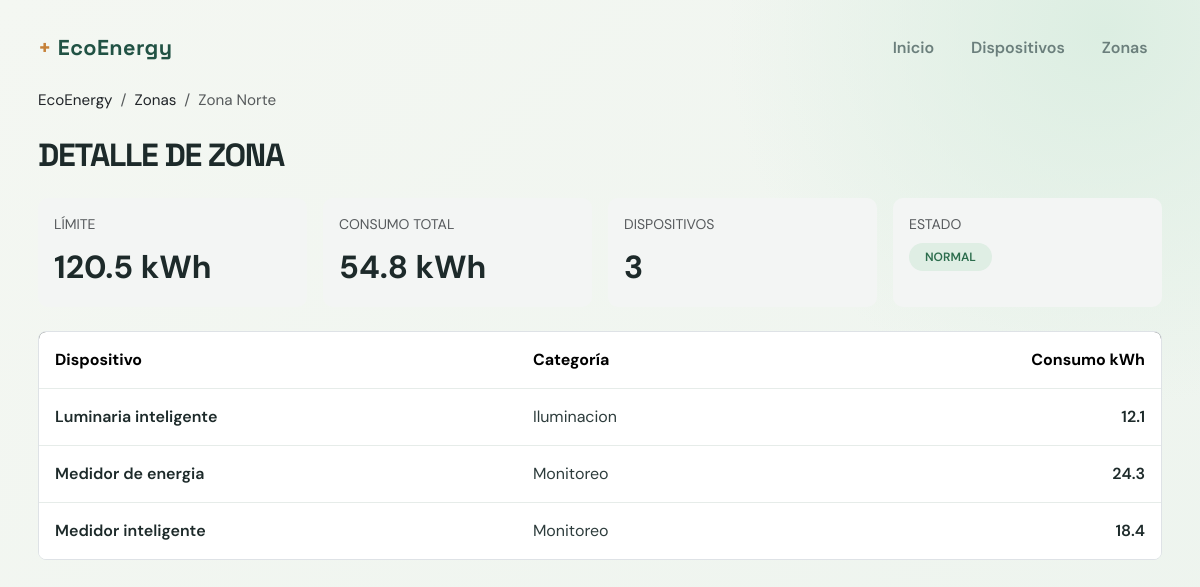
Screenshot of /zonas/1/ with the database file from the repository.
### dispositivos/models.py (models this page shows, shortened)
class BaseModel(models.Model):
	created_at = models.DateTimeField(auto_now_add=True)
	updated_at = models.DateTimeField(auto_now=True)
	deleted_at = models.DateTimeField(null=True, blank=True)
	class Meta:
		abstract = True

class Zone(BaseModel):
	organization = models.ForeignKey(
		"Organization",
		on_delete=models.PROTECT,
		related_name="zones",
	)
	name = models.CharField(max_length=100)
	limit_kwh = models.DecimalField(max_digits=10, decimal_places=2, default=0)
	is_active = models.BooleanField(default=True)
	class Meta:
		ordering = ("organization__legal_name", "name")
		verbose_name = "zone"
		verbose_name_plural = "zones"
		constraints = [
			models.UniqueConstraint(
				fields=("organization", "name"),
				name="unique_zone_name_per_organization",
			)
		]

class Device(BaseModel):
	STATUS_ACTIVE = "active"
	STATUS_MAINTENANCE = "maintenance"
	STATUS_RETIRED = "retired"
	STATUS_CHOICES = (
		(STATUS_ACTIVE, "Active"),
		(STATUS_MAINTENANCE, "Maintenance"),
		(STATUS_RETIRED, "Retired"),
	)
	name = models.CharField(max_length=120)
	organization = models.ForeignKey(
		"Organization",
		on_delete=models.PROTECT,
		related_name="devices",
	)
	serial_number = models.CharField(max_length=80, unique=True, null=True, blank=True)
	category = models.ForeignKey(
		Category,
		on_delete=models.PROTECT,
		related_name="devices",
	)
	zone = models.ForeignKey(
		Zone,
		on_delete=models.PROTECT,
		related_name="devices",
	)
	status = models.CharField(max_length=20, choices=STATUS_CHOICES, default=STATUS_ACTIVE)
	consumption_kwh = models.DecimalField(max_digits=10, decimal_places=2, default=0)
	class Meta:
		ordering = ("name",)
		verbose_name = "device"
		verbose_name_plural = "devices"
		indexes = [models.Index(fields=("organization", "status"))]

class Category(BaseModel):
	name = models.CharField(max_length=100, unique=True)
	description = models.TextField(blank=True)
	is_active = models.BooleanField(default=True)
	class Meta:
		ordering = ("name",)
		verbose_name = "category"
		verbose_name_plural = "categories"

### dispositivos/views.py (the view)
# urls.py: path("zonas/<int:zona_id>/", views.zona_detalle, name="zona_detalle"),
def zona_detalle(request, zona_id):
    detalle = obtener_zona_detalle(zona_id, _organization_id(request))
    if detalle is None:
        raise Http404("Zona no encontrada")
    return render(request, "dispositivos/zona_detalle.html", detalle)

### dispositivos/views.py (called while the page is built)
def _organization_id(request):
    if request.user.is_authenticated:
        profile = getattr(request.user, "profile", None)
        return profile.organization_id if profile else None
    return None

### templates/dispositivos/zona_detalle.html (shortened to what this page needs)
{% extends "base.html" %}
{% block content %}
<div class="container-fluid px-0">
    <nav aria-label="breadcrumb" class="mb-4">
        <ol class="breadcrumb mb-0" style="font-size: 0.95rem; color: #3a4a4a;">
            <li class="breadcrumb-item"><a href="{% url 'dispositivos:inicio' %}" class="text-decoration-none text-dark">EcoEnergy</a></li>
            <li class="breadcrumb-item"><a href="{% url 'dispositivos:zonas' %}" class="text-decoration-none text-dark">Zonas</a></li>
            <li class="breadcrumb-item active" aria-current="page">{{ zona.nombre }}</li>
        </ol>
    </nav>
    <h1 class="fw-bold text-uppercase mb-4" style="font-size: clamp(2rem, 2vw, 2.5rem); letter-spacing: -0.04em; color: #1d2a2a;">Detalle de zona</h1>
    <div class="row g-3 mb-4">
        <div class="col-12 col-md-3">
            <div class="card border-0 h-100" style="background: #f3f5f4; border: 1px solid #dfe6e3; border-radius: 10px;">
                <div class="card-body p-3">
                    <div class="text-muted small text-uppercase">Límite</div>
                    <div class="mt-2 fw-bold" style="font-size: 2rem; color: #1d2a2a;">{{ zona.limite_kwh }} kWh</div>
                </div>
            </div>
        </div>
        <div class="col-12 col-md-3">
            <div class="card border-0 h-100" style="background: #f3f5f4; border: 1px solid #dfe6e3; border-radius: 10px;">
                <div class="card-body p-3">
                    <div class="text-muted small text-uppercase">Consumo total</div>
                    <div class="mt-2 fw-bold" style="font-size: 2rem; color: #1d2a2a;">{{ consumo_total }} kWh</div>
                </div>
            </div>
        </div>
        <div class="col-12 col-md-3">
            <div class="card border-0 h-100" style="background: #f3f5f4; border: 1px solid #dfe6e3; border-radius: 10px;">
                <div class="card-body p-3">
                    <div class="text-muted small text-uppercase">Dispositivos</div>
                    <div class="mt-2 fw-bold" style="font-size: 2rem; color: #1d2a2a;">{{ cantidad_dispositivos }}</div>
                </div>
            </div>
        </div>
        <div class="col-12 col-md-3">
            <div class="card border-0 h-100" style="background: #f3f5f4; border: 1px solid #dfe6e3; border-radius: 10px;">
                <div class="card-body p-3">
                    <div class="text-muted small text-uppercase">Estado</div>
                    <div class="mt-2">
                        <span class="badge rounded-pill px-3 py-2 {% if estado == 'ALERTA' %}text-bg-warning{% else %}" style="background: #dfeee4; color: #2c6d4d; font-weight: 600;">{% endif %}{{ estado }}</span>
                    </div>
                </div>
            </div>
        </div>
    </div>
    {% if dispositivos %}
    <div class="table-responsive border rounded-3 overflow-hidden">
        <table class="table table-borderless align-middle mb-0">
            <thead style="background: #1f2a2a; color: #fff;">
                <tr>
                    <th class="px-3 py-3 fw-bold">Dispositivo</th>
                    <th class="px-3 py-3 fw-bold">Categoría</th>
                    <th class="px-3 py-3 fw-bold text-end">Consumo kWh</th>
                </tr>
            </thead>
            <tbody>
                {% for dispositivo in dispositivos %}
                <tr style="border-top: 1px solid #e6ece9; background: #f8faf9;">
                    <td class="px-3 py-3 fw-semibold" style="color: #1d2a2a;">{{ dispositivo.nombre }}</td>
                    <td class="px-3 py-3" style="color: #2d3c3c;">{{ dispositivo.categoria }}</td>
                    <td class="px-3 py-3 text-end fw-semibold" style="color: #1d2a2a;">{{ dispositivo.consumo_kwh }}</td>
                </tr>
                {% endfor %}
            </tbody>
        </table>
    </div>
    {% else %}
    <div class="alert alert-secondary mb-0">Esta zona no tiene dispositivos.</div>
    {% endif %}
</div>
{% endblock %}

### templates/base.html (style rules this page uses)
:root { --ink: #172a2a; --muted: #6b7f7c; --paper: #f4f7f2; --panel: #ffffff; --line: #dce7df; --green: #2f765b; --green-dark: #215244; --mint: #dceee2; --amber: #c68139; --danger: #dc3545; --soft-red: #f9e7e7; }
body { margin: 0; color: var(--ink); background: var(--paper); font-family: "DM Sans", sans-serif; }
body::before { position: fixed; inset: 0; background: radial-gradient(circle at 92% 4%, #dceee2 0, transparent 28%), linear-gradient(135deg, #f4f7f2 0%, #edf4ee 100%); content: ""; z-index: -1; }
h1, h2, h3, .brand { font-family: "Space Grotesk", sans-serif; }

### rows the page displays
Zone: nombre "Zona Norte"
Device: nombre "Luminaria inteligente"
Category: categoria "Iluminacion"
Device: nombre "Medidor de energia"
Category: categoria "Monitoreo" "Monitoreo"
Device: nombre "Medidor inteligente"

### other values shown
{{ zona.limite_kwh }} "120.5"
{{ consumo_total }} "54.8"
{{ cantidad_dispositivos }} "3"
{{ estado }} "NORMAL"
{{ dispositivo.consumo_kwh }} "12.1" "24.3" "18.4"
